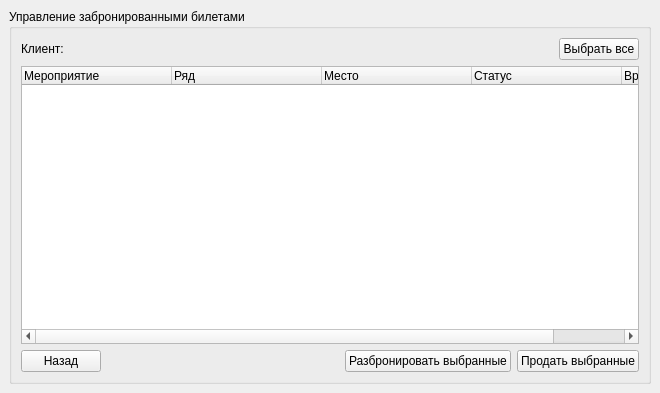
<?xml version="1.0" encoding="UTF-8"?>
<ui version="4.0">
 <class>CClientReservationWidget</class>
 <widget class="QWidget" name="CClientReservationWidget">
  <property name="geometry">
   <rect>
    <x>0</x>
    <y>0</y>
    <width>660</width>
    <height>393</height>
   </rect>
  </property>
  <property name="windowTitle">
   <string>Form</string>
  </property>
  <layout class="QGridLayout" name="gridLayout">
   <property name="margin">
    <number>0</number>
   </property>
   <item row="0" column="0">
    <widget class="CAnimatedStackedWidget" name="stackedWidget">
     <property name="currentIndex">
      <number>1</number>
     </property>
     <widget class="QWidget" name="page">
      <layout class="QGridLayout" name="gridLayout_2">
       <item row="0" column="0">
        <widget class="QGroupBox" name="groupBox">
         <property name="title">
          <string>Забронированные билеты</string>
         </property>
         <layout class="QGridLayout" name="gridLayout_6">
          <item row="0" column="0">
           <widget class="QGroupBox" name="groupBox_2">
            <property name="sizePolicy">
             <sizepolicy hsizetype="Preferred" vsizetype="Fixed">
              <horstretch>0</horstretch>
              <verstretch>0</verstretch>
             </sizepolicy>
            </property>
            <property name="title">
             <string>Поиск</string>
            </property>
            <layout class="QGridLayout" name="gridLayout_4">
             <property name="topMargin">
              <number>0</number>
             </property>
             <property name="bottomMargin">
              <number>0</number>
             </property>
             <item row="0" column="0">
              <widget class="QGroupBox" name="groupBox_3">
               <property name="sizePolicy">
                <sizepolicy hsizetype="Preferred" vsizetype="Fixed">
                 <horstretch>0</horstretch>
                 <verstretch>0</verstretch>
                </sizepolicy>
               </property>
               <property name="title">
                <string>ФИО клиента</string>
               </property>
               <layout class="QGridLayout" name="gridLayout_3">
                <property name="topMargin">
                 <number>0</number>
                </property>
                <property name="bottomMargin">
                 <number>0</number>
                </property>
                <item row="0" column="0">
                 <widget class="QLineEdit" name="leClient"/>
                </item>
                <item row="0" column="1">
                 <widget class="QToolButton" name="tbnClearClient">
                  <property name="icon">
                   <iconset resource="../clinet_res.qrc">
                    <normaloff>:/clientImages/clear.png</normaloff>:/clientImages/clear.png</iconset>
                  </property>
                 </widget>
                </item>
               </layout>
              </widget>
             </item>
             <item row="0" column="1">
              <spacer name="horizontalSpacer">
               <property name="orientation">
                <enum>Qt::Horizontal</enum>
               </property>
               <property name="sizeHint" stdset="0">
                <size>
                 <width>307</width>
                 <height>20</height>
                </size>
               </property>
              </spacer>
             </item>
            </layout>
           </widget>
          </item>
          <item row="1" column="0">
           <widget class="QGroupBox" name="groupBox_4">
            <property name="title">
             <string>Клиенты у которых есть забронированные билеты</string>
            </property>
            <layout class="QGridLayout" name="gridLayout_5">
             <item row="0" column="0">
              <widget class="QTreeWidget" name="twClients">
               <attribute name="headerDefaultSectionSize">
                <number>150</number>
               </attribute>
               <column>
                <property name="text">
                 <string>id</string>
                </property>
               </column>
               <column>
                <property name="text">
                 <string>ФИО</string>
                </property>
               </column>
               <column>
                <property name="text">
                 <string>Дата рождения</string>
                </property>
               </column>
               <column>
                <property name="text">
                 <string>Логин/email</string>
                </property>
               </column>
               <column>
                <property name="text">
                 <string>Кол-во забронированных билетов</string>
                </property>
               </column>
              </widget>
             </item>
            </layout>
           </widget>
          </item>
          <item row="2" column="0">
           <layout class="QHBoxLayout" name="horizontalLayout">
            <item>
             <spacer name="horizontalSpacer_2">
              <property name="orientation">
               <enum>Qt::Horizontal</enum>
              </property>
              <property name="sizeHint" stdset="0">
               <size>
                <width>40</width>
                <height>20</height>
               </size>
              </property>
             </spacer>
            </item>
            <item>
             <widget class="QPushButton" name="pbnReservationManagement">
              <property name="text">
               <string>Управление бронью</string>
              </property>
             </widget>
            </item>
           </layout>
          </item>
         </layout>
        </widget>
       </item>
      </layout>
     </widget>
     <widget class="QWidget" name="page_2">
      <layout class="QGridLayout" name="gridLayout_7">
       <item row="0" column="0">
        <widget class="QGroupBox" name="groupBox_5">
         <property name="title">
          <string>Управление забронированными билетами</string>
         </property>
         <layout class="QGridLayout" name="gridLayout_8">
          <item row="0" column="0">
           <layout class="QHBoxLayout" name="horizontalLayout_3">
            <item>
             <widget class="QLabel" name="lClient">
              <property name="text">
               <string>Клиент: </string>
              </property>
             </widget>
            </item>
            <item>
             <spacer name="horizontalSpacer_4">
              <property name="orientation">
               <enum>Qt::Horizontal</enum>
              </property>
              <property name="sizeHint" stdset="0">
               <size>
                <width>40</width>
                <height>20</height>
               </size>
              </property>
             </spacer>
            </item>
            <item>
             <widget class="QPushButton" name="pbnSelectAll">
              <property name="text">
               <string>Выбрать все</string>
              </property>
             </widget>
            </item>
           </layout>
          </item>
          <item row="1" column="0">
           <widget class="QTreeWidget" name="twReservations">
            <property name="showDropIndicator" stdset="0">
             <bool>false</bool>
            </property>
            <property name="selectionMode">
             <enum>QAbstractItemView::ExtendedSelection</enum>
            </property>
            <property name="rootIsDecorated">
             <bool>false</bool>
            </property>
            <property name="itemsExpandable">
             <bool>false</bool>
            </property>
            <attribute name="headerDefaultSectionSize">
             <number>150</number>
            </attribute>
            <column>
             <property name="text">
              <string>Мероприятие</string>
             </property>
            </column>
            <column>
             <property name="text">
              <string>Ряд</string>
             </property>
            </column>
            <column>
             <property name="text">
              <string>Место</string>
             </property>
            </column>
            <column>
             <property name="text">
              <string>Статус</string>
             </property>
            </column>
            <column>
             <property name="text">
              <string>Время проведения</string>
             </property>
            </column>
           </widget>
          </item>
          <item row="2" column="0">
           <layout class="QHBoxLayout" name="horizontalLayout_2">
            <item>
             <widget class="QPushButton" name="pbnBackToClients">
              <property name="text">
               <string>Назад</string>
              </property>
             </widget>
            </item>
            <item>
             <spacer name="horizontalSpacer_3">
              <property name="orientation">
               <enum>Qt::Horizontal</enum>
              </property>
              <property name="sizeHint" stdset="0">
               <size>
                <width>40</width>
                <height>20</height>
               </size>
              </property>
             </spacer>
            </item>
            <item>
             <widget class="QPushButton" name="pbnUnreservate">
              <property name="text">
               <string>Разбронировать выбранные</string>
              </property>
             </widget>
            </item>
            <item>
             <widget class="QPushButton" name="pbnSoldReservated">
              <property name="text">
               <string>Продать выбранные</string>
              </property>
             </widget>
            </item>
           </layout>
          </item>
         </layout>
        </widget>
       </item>
      </layout>
     </widget>
    </widget>
   </item>
  </layout>
 </widget>
 <customwidgets>
  <customwidget>
   <class>CAnimatedStackedWidget</class>
   <extends>QStackedWidget</extends>
   <header>canimatedstackedwidget.h</header>
   <container>1</container>
  </customwidget>
 </customwidgets>
 <resources>
  <include location="../clinet_res.qrc"/>
 </resources>
 <connections/>
</ui>
